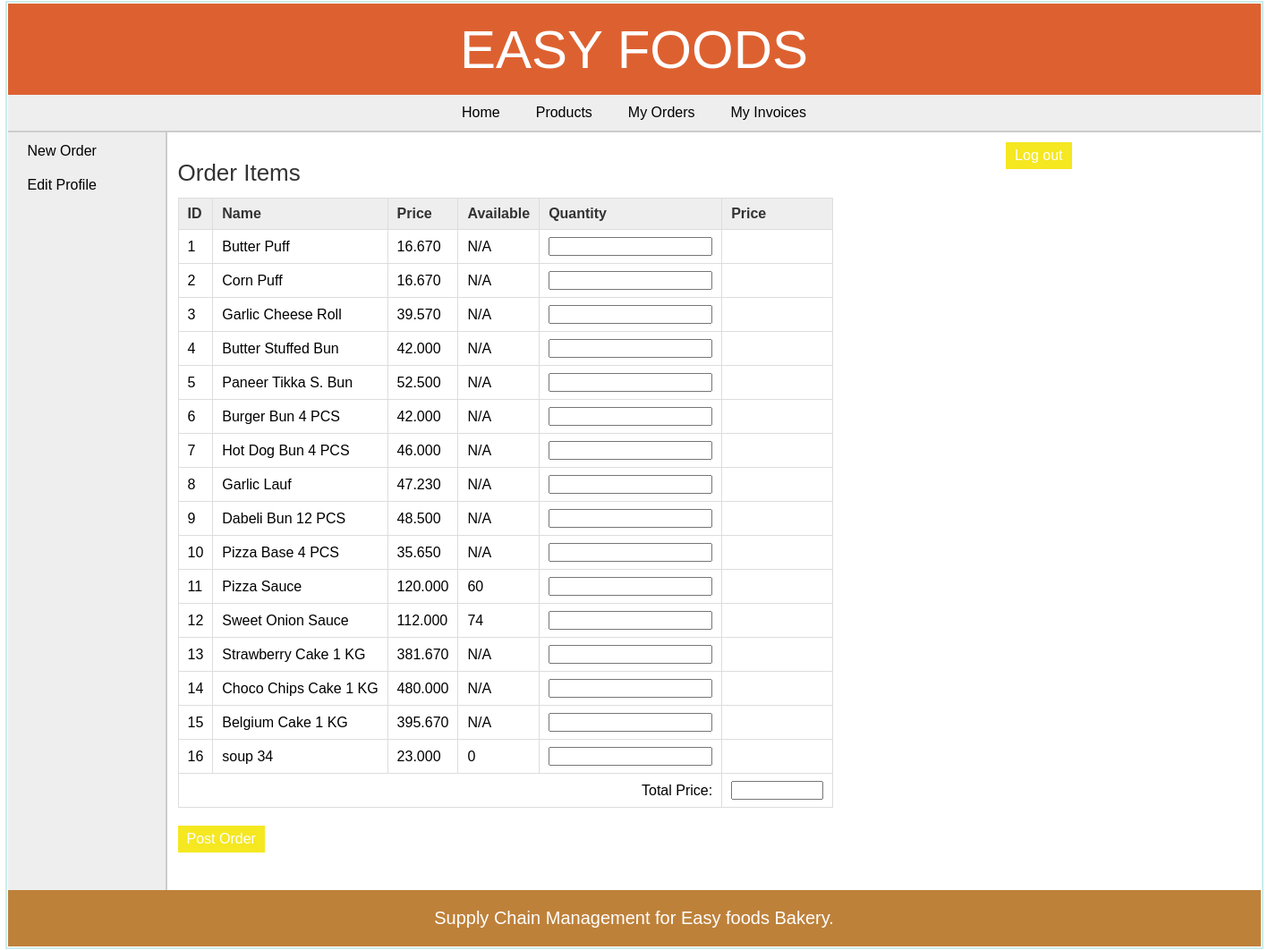
The page /retailer/order_items.php (signed in) on the database its author committed.
### tables this page shows
CREATE TABLE `products` (
  `pro_id` int(11) NOT NULL,
  `pro_name` varchar(25) NOT NULL,
  `pro_desc` text,
  `pro_price` decimal(10,3) NOT NULL,
  `unit` int(11) NOT NULL,
  `pro_cat` int(11) NOT NULL,
  `quantity` int(6) DEFAULT NULL
);

### retailer/order_items.php (the view, shortened to what this page needs)
<?php
	require("../includes/config.php");
	if(isset($_SESSION['retailer_login']) || isset($_SESSION['admin_login'])) {
			$query_selectProducts = "SELECT * FROM products";
			$result_selectProducts = mysqli_query($con,$query_selectProducts);
	}
	else {
		header('Location:../index.php');
	}
?>
<!DOCTYPE html>
<html>
<head>
	<link rel="stylesheet" href="../includes/main_style.css" >
</head>
<body>
	<?php
		include("../includes/header.inc.php");
		include("../includes/nav_retailer.inc.php");
		include("../includes/aside_retailer.inc.php");
	?>
	<section>
		<h1>Order Items</h1>
		<form action="insert_man_order.php" method="POST" class="form">
		<table class="table_displayData">
			<tr>
				<th> ID </th>
				<th> Name </th>
				<th> Price </th>
				<th> Available </th>
				<th> Quantity </th>
				<th> Price </th>
			</tr>
			<?php $i=1; while($row_selectProducts = mysqli_fetch_array($result_selectProducts)) { ?>
			<tr>
				<td> <?php echo $row_selectProducts['pro_id']; ?> </td>
				<td> <?php echo $row_selectProducts['pro_name']; ?> </td>
				<td> <?php echo $row_selectProducts['pro_price']; ?> </td>
				<td> <?php if($row_selectProducts['quantity'] == NULL){ echo "N/A";} else {echo $row_selectProducts['quantity'];} ?> </td>
				<td> <input type="text" class="quantity" id="<?php echo $row_selectProducts['pro_id']; ?>" name="<?php echo "txtQuantity".$row_selectProducts['pro_id']; ?>" /> </td>
				<td> <div id="<?php echo "totalPrice".$row_selectProducts['pro_id']; ?>"></div> </td>
			</tr>
			<?php $i++; } ?>
			<tr>
				<td colspan="5" style="text-align:right;"> Total Price: </td>
				<td> <input type="text" size="10" id="txtFinalAmount" name="total_price" readonly="readonly" value="" /> </td>
			</tr>
		</table>
		<input id="btnSubmit" type="submit" value="Post Order" class="submit_button" />
		</form>
	</section>
	<?php
		include("../includes/footer.inc.php");
	?>
</body>
</html>

### includes/main_style.css (style rules this page uses)
* { font-family: arial,sans-serif; margin:0px; padding:1px; }
body { width:1400px; margin:auto; border:2px solid #cbecec; }
.submit_button { font-size:16px; margin-top:20px; margin-right:20px; padding:6px 10px; background-color:#f5e720; border:none; color:white; }
section { width:1000px; padding:10px; padding-bottom:40px; }
section h1 { margin-bottom:10px; font-weight:normal; color:#333; font-size: 26px; }
table { border-collapse: collapse; }
.table_displayData td, .table_displayData th { border:1px solid #ddd; padding: 8px 10px; text-align: left; }
.table_displayData th { background-color:#eee; color:#333; }

### rows shown on the page
products: pro_id "1", pro_name "Butter Puff", pro_price "16.670", shows "N/A"
products: pro_id "2", pro_name "Corn Puff", pro_price "16.670", shows "N/A"
products: pro_id "3", pro_name "Garlic Cheese Roll", pro_price "39.570", shows "N/A"
products: pro_id "4", pro_name "Butter Stuffed Bun", pro_price "42.000", shows "N/A"
products: pro_id "5", pro_name "Paneer Tikka S. Bun", pro_price "52.500", shows "N/A"
products: pro_id "6", pro_name "Burger Bun 4 PCS", pro_price "42.000", shows "N/A"
products: pro_id "7", pro_name "Hot Dog Bun 4 PCS", pro_price "46.000", shows "N/A"
products: pro_id "8", pro_name "Garlic Lauf", pro_price "47.230", shows "N/A"
products: pro_id "9", pro_name "Dabeli Bun 12 PCS", pro_price "48.500", shows "N/A"
products: pro_id "10", pro_name "Pizza Base 4 PCS", pro_price "35.650", shows "N/A"
products: pro_id "11", pro_name "Pizza Sauce", pro_price "120.000", quantity "60"
products: pro_id "12", pro_name "Sweet Onion Sauce", pro_price "112.000", quantity "74"
products: pro_id "13", pro_name "Strawberry Cake 1 KG", pro_price "381.670", shows "N/A"
products: pro_id "14", pro_name "Choco Chips Cake 1 KG", pro_price "480.000", shows "N/A"
products: pro_id "15", pro_name "Belgium Cake 1 KG", pro_price "395.670", shows "N/A"
products: pro_id "16", pro_name "soup 34", pro_price "23.000", quantity "0"
